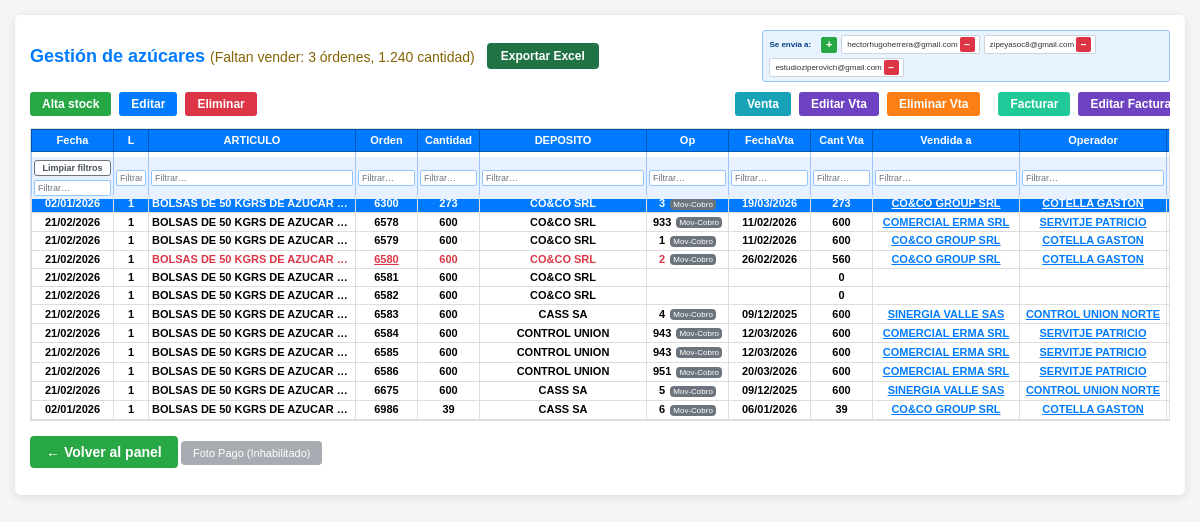
The app's page /gestionar_azucares.php (signed in), older data.
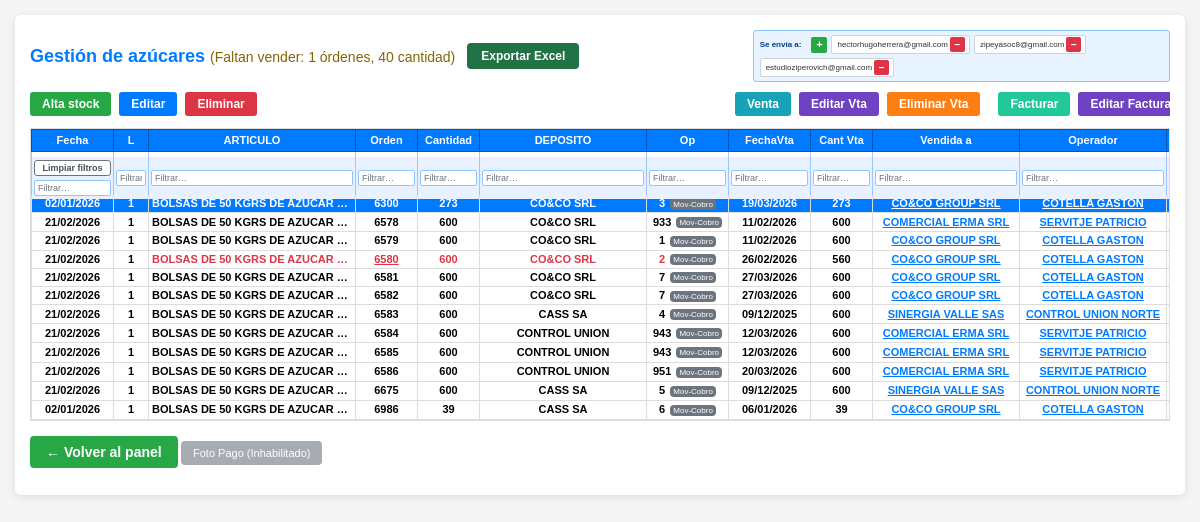
The same page, newer data.
### tables this page shows
CREATE TABLE `stock` (
  `id` int(11) NOT NULL AUTO_INCREMENT,
  `fecha` date NOT NULL,
  `linea` tinyint(4) NOT NULL DEFAULT 1,
  `articulo` varchar(255) NOT NULL DEFAULT '',
  `orden` int(11) NOT NULL DEFAULT 0,
  `cantidad` decimal(12,2) NOT NULL DEFAULT 0.00,
  `deposito` varchar(255) DEFAULT NULL,
  `fecha_vta` date DEFAULT NULL,
  `cant_vta` decimal(12,2) DEFAULT 0.00,
  `vendida_a_id` int(11) DEFAULT NULL,
  `operador_id` int(11) DEFAULT NULL,
  `precio_vta` decimal(12,2) DEFAULT 0.00,
  `fecha_fact` date DEFAULT NULL,
  `cant_fact` decimal(12,2) DEFAULT 0.00,
  `facturada_a_id` int(11) DEFAULT NULL,
  `precio_fac` decimal(12,2) DEFAULT 0.00,
  `n_fact` varchar(50) DEFAULT NULL,
  `n_remt` varchar(50) DEFAULT NULL,
  `liq_prod_pdf_email_enviado` tinyint(1) NOT NULL DEFAULT 0,
  `pdf_liq_prod` varchar(255) DEFAULT NULL,
  `operacion` int(11) DEFAULT NULL,
  `venta_movimiento_id` int(11) DEFAULT NULL,
  `fecha_creacion` timestamp NOT NULL DEFAULT current_timestamp(),
  PRIMARY KEY (`id`),
  KEY `idx_fecha` (`fecha`),
  KEY `idx_orden` (`orden`)
);

CREATE TABLE `usuarios` (
  `id` int(11) NOT NULL AUTO_INCREMENT,
  `apellido` varchar(150) NOT NULL,
  `dni` varchar(20) NOT NULL,
  `cuit` varchar(25) DEFAULT NULL,
  `domicilio` varchar(200) DEFAULT NULL,
  `email` varchar(100) DEFAULT NULL,
  `celular` varchar(20) DEFAULT NULL,
  `consorcio` varchar(100) DEFAULT NULL,
  PRIMARY KEY (`id`)
);

### gestionar_azucares.php (the view, shortened to what the changed rows need)
<?php
include 'db.php';
include_once __DIR__ . '/inc_azucar_destinatarios_factura.php';
$sql_stock = "SELECT s.*,
    v.apellido AS vendida_a_apellido,
    op.apellido AS operador_apellido,
    f.apellido AS facturada_a_apellido
FROM stock s
LEFT JOIN usuarios v ON v.id = s.vendida_a_id
LEFT JOIN usuarios op ON op.id = s.operador_id
LEFT JOIN usuarios f ON f.id = s.facturada_a_id
ORDER BY s.orden ASC, s.fecha DESC, s.id DESC";
$res_stock = mysqli_query($conexion, $sql_stock);
$filas_stock = [];
if ($res_stock) {
    while ($f = mysqli_fetch_assoc($res_stock)) {
        $filas_stock[] = $f;
    }
}
$pendiente_por_orden = [];
$res_pend = mysqli_query($conexion, "SELECT orden, linea, MAX(cantidad) - SUM(IFNULL(cant_vta, 0)) AS pend FROM stock GROUP BY orden, linea");
if ($res_pend) {
    while ($p = mysqli_fetch_assoc($res_pend)) {
        $key = (int)$p['orden'] . '_' . (int)$p['linea'];
        $pendiente_por_orden[$key] = max(0, (int)$p['pend']);
    }
}
$mostrar_link_orden = [];
$res_multi = mysqli_query($conexion, "SELECT orden, linea, COUNT(*) AS n, SUM(IFNULL(cant_vta, 0)) AS tot_vta, MAX(cantidad) - SUM(IFNULL(cant_vta, 0)) AS pend FROM stock GROUP BY orden, linea");
if ($res_multi) {
    while ($m = mysqli_fetch_assoc($res_multi)) {
        $key = (int)$m['orden'] . '_' . (int)$m['linea'];
        $pend = max(0, (int)$m['pend']);
        $totVta = (int)$m['tot_vta'];
        $n = (int)$m['n'];
        $mostrar_link_orden[$key] = ($pend > 0 && $totVta > 0) || ($n > 1);
    }
}
$res_faltan = mysqli_query($conexion, "SELECT COALESCE(SUM(CASE WHEN pend > 0 THEN 1 ELSE 0 END), 0) AS n, COALESCE(SUM(pend), 0) AS total FROM (SELECT orden, linea, MAX(cantidad) AS tot_cant, SUM(IFNULL(cant_vta, 0)) AS tot_vta, MAX(cantidad) - SUM(IFNULL(cant_vta, 0)) AS pend FROM stock GROUP BY orden, linea HAVING pend > 0) AS agrupado");
$faltan_vender = 0;
$faltan_vender_cantidad = 0;
if ($res_faltan && $r = mysqli_fetch_assoc($res_faltan)) {
    $faltan_vender = (int)$r['n'];
    $faltan_vender_cantidad = (float)$r['total'];
}
function fmtFecha($f) {
    if (empty($f) || $f === '0000-00-00') return '';
    return date('d/m/Y', strtotime($f));
}
function fmtNum($n) {
    return $n !== null && $n !== '' ? number_format((float)$n, 2, ',', '.') : '0';
}
?>
<!DOCTYPE html>
<html lang="es">
<head>
</head>
<body onkeydown="var e=event||window.event;if((e.keyCode||e.which)===27){var mf=document.getElementById('modalFotoPago');if(mf&&mf.classList.contains('activo')){if(typeof cancelarModalFotoPago==='function')cancelarModalFotoPago();e.preventDefault();return false;}var mp=document.getElementById('modalPegarPago');if(mp&&mp.classList.contains('activo')){if(typeof cerrarModalPegarPago==='function')cerrarModalPegarPago();e.preventDefault();return false;}var infop=document.getElementById('modalInformeOperador');if(infop&&infop.classList.contains('activo')){if(typeof cerrarModalInformeOperador==='function')cerrarModalInformeOperador();e.preventDefault();return false;}var o=document.getElementById('modalOperacionesOperador');if(o&&o.classList.contains('activo')){if(typeof cerrarModalOperacionesOperador==='function')cerrarModalOperacionesOperador();e.preventDefault();return false;}var mo=document.getElementById('modalMovimientosOrden');if(mo&&mo.classList.contains('activo')){if(typeof cerrarModalMovimientosOrden==='function')cerrarModalMovimientosOrden();e.preventDefault();return false;}var m=document.getElementById('modalMovimientosOperacion');if(m&&m.classList.contains('activo')){if(typeof cerrarModalMovimientosOperacion==='function')cerrarModalMovimientosOperacion();e.preventDefault();return false;}var v=document.getElementById('modalVenta');if(v&&v.classList.contains('activo')){if(typeof cerrarModalVenta==='function')cerrarModalVenta();e.preventDefault();return false;}var f=document.getElementById('modalFactura');if(f&&f.classList.contains('activo')){if(typeof cerrarModalFactura==='function')cerrarModalFactura();e.preventDefault();return false;}var mel=document.getElementById('modalEmailLiqProd');if(mel&&mel.classList.contains('activo')){if(typeof cerrarModalEmailLiqProd==='function')cerrarModalEmailLiqProd();e.preventDefault();return false;}var a=document.getElementById('modalAltaStock');if(a&&a.classList.contains('activo')){if(typeof cerrarModalAltaStock==='function')cerrarModalAltaStock();e.preventDefault();return false;}if(history.length>1){history.back();e.preventDefault();return false;}location.href='index.php';e.preventDefault();return false;}">
    <div class="container">
        <div class="cabecera-azucar-con-mails">
            <div class="cabecera-azucar-titulo-row">
                <h2>Gestión de azúcares <span style="font-size:14px; color:#856404; font-weight:normal;">(Faltan vender: <?= $faltan_vender ?> órdenes, <?= number_format($faltan_vender_cantidad, 0, ',', '.') ?> cantidad)</span></h2>
            </div>
        </div>
        <div class="contenedor-grilla-con-botones">
        <div class="grid-azucar-wrap" id="gridAzucarWrap" tabindex="0" title="Clic acá y usá flechas ↑↓ o la ruedita para moverte">
            <table class="tabla-azucar">
                <thead>
                    <tr>
                        <th class="col-fecha">Fecha</th>
                        <th class="col-l">L</th>
                        <th class="col-articulo">Articulo</th>
                        <th class="col-orden">Orden</th>
                        <th class="col-cantidad">Cantidad</th>
                        <th class="col-deposito">Deposito</th>
                        <th class="col-operacion">Op</th>
                        <th class="col-fechavta">FechaVta</th>
                        <th class="col-cantvta">Cant Vta</th>
                        <th class="col-vendida">Vendida a</th>
                        <th class="col-operador">Operador</th>
                        <th class="col-preciovta">Precio vta</th>
                    </tr>
                    <tr class="fila-filtros-azucar">
                        <th class="col-fecha">
                            <button type="button" class="btn-limpiar-filtros-azucar" id="btnLimpiarFiltrosAzucar" title="Quitar todos los filtros" style="width:100%;margin-bottom:4px;">Limpiar filtros</button>
                            <input type="text" class="filtro-azucar-cell" placeholder="Filtrar…" title="Contiene texto" autocomplete="off">
                        </th>
                        <th class="col-l"><input type="text" class="filtro-azucar-cell" placeholder="Filtrar…" title="Contiene texto" autocomplete="off"></th>
                        <th class="col-articulo"><input type="text" class="filtro-azucar-cell" placeholder="Filtrar…" title="Contiene texto" autocomplete="off"></th>
                        <th class="col-orden"><input type="text" class="filtro-azucar-cell" placeholder="Filtrar…" title="Contiene texto" autocomplete="off"></th>
                        <th class="col-cantidad"><input type="text" class="filtro-azucar-cell" placeholder="Filtrar…" title="Contiene texto" autocomplete="off"></th>
                        <th class="col-deposito"><input type="text" class="filtro-azucar-cell" placeholder="Filtrar…" title="Contiene texto" autocomplete="off"></th>
                        <th class="col-operacion"><input type="text" class="filtro-azucar-cell" placeholder="Filtrar…" title="Contiene texto" autocomplete="off"></th>
                        <th class="col-fechavta"><input type="text" class="filtro-azucar-cell" placeholder="Filtrar…" title="Contiene texto" autocomplete="off"></th>
                        <th class="col-cantvta"><input type="text" class="filtro-azucar-cell" placeholder="Filtrar…" title="Contiene texto" autocomplete="off"></th>
                        <th class="col-vendida"><input type="text" class="filtro-azucar-cell" placeholder="Filtrar…" title="Contiene texto" autocomplete="off"></th>
                        <th class="col-operador"><input type="text" class="filtro-azucar-cell" placeholder="Filtrar…" title="Contiene texto" autocomplete="off"></th>
                        <th class="col-preciovta"><input type="text" class="filtro-azucar-cell" placeholder="Filtrar…" title="Contiene texto" autocomplete="off"></th>
                    </tr>
                </thead>
                <tbody>
                    <?php if (empty($filas_stock)): ?>
                        <tr>
                            <td colspan="18" style="text-align: center; padding: 15px; color: #666;">No hay registros en stock. La tabla ya está creada; podés cargar datos cuando agreguemos el alta/edición.</td>
                        </tr>
                    <?php else: ?>
                        <?php foreach ($filas_stock as $i => $r): ?>
                        <?php
                        $fechaRaw = !empty($r['fecha']) && $r['fecha'] !== '0000-00-00' ? $r['fecha'] : '';
                        $cantVta = (int)($r['cant_vta'] ?? 0);
                        $keyOrden = (int)$r['orden'] . '_' . (int)$r['linea'];
                        $pendOrden = $pendiente_por_orden[$keyOrden] ?? 0;
                        $esCantDiferente = ($pendOrden > 0 && $cantVta > 0);
                        $mostrarLinkOrden = !empty($mostrar_link_orden[$keyOrden]);
                        $clasesFila = ($i === 0 ? 'fila-seleccionada' : '') . ($esCantDiferente ? ' fila-cant-diferente' : '');
                        ?>
                        <tr class="<?= trim($clasesFila) ?>" data-id="<?= (int)$r['id'] ?>"
                            data-fecha="<?= htmlspecialchars($fechaRaw) ?>"
                            data-linea="<?= (int)$r['linea'] ?>"
                            data-articulo="<?= htmlspecialchars($r['articulo'] ?? '') ?>"
                            data-orden="<?= (int)$r['orden'] ?>"
                            data-linea="<?= (int)$r['linea'] ?>"
                            data-orden-pendiente="<?= (int)($pendiente_por_orden[$keyOrden] ?? 0) ?>"
                            data-cantidad="<?= (int)$r['cantidad'] ?>"
                            data-deposito="<?= htmlspecialchars($r['deposito'] ?? '') ?>"
                            data-vendida-a-id="<?= (int)($r['vendida_a_id'] ?? 0) ?>"
                            data-vendida-a-apellido="<?= htmlspecialchars($r['vendida_a_apellido'] ?? '') ?>"
                            data-fechavta="<?= !empty($r['fecha_vta']) && $r['fecha_vta'] !== '0000-00-00' ? $r['fecha_vta'] : '' ?>"
                            data-preciovta="<?= $r['precio_vta'] !== null && $r['precio_vta'] !== '' ? (float)$r['precio_vta'] : '' ?>"
                            data-cantvta="<?= (int)($r['cant_vta'] ?? 0) ?>"
                            data-operacion="<?= (int)($r['operacion'] ?? 0) ?>"
                            data-fechafact="<?= !empty($r['fecha_fact']) && $r['fecha_fact'] !== '0000-00-00' ? $r['fecha_fact'] : '' ?>"
                            data-cantfact="<?= (int)($r['cant_fact'] ?? 0) ?>"
                            data-facturada-a-id="<?= (int)($r['facturada_a_id'] ?? 0) ?>"
                            data-facturada-a-apellido="<?= htmlspecialchars($r['facturada_a_apellido'] ?? '') ?>"
                            data-preciofac="<?= $r['precio_fac'] !== null && $r['precio_fac'] !== '' ? (float)$r['precio_fac'] : '' ?>"
                            data-nfact="<?= htmlspecialchars($r['n_fact'] ?? '') ?>"
                            data-liq-email-enviado="<?= !empty($r['liq_prod_pdf_email_enviado']) ? '1' : '0' ?>"
                            data-nremt="<?= htmlspecialchars($r['n_remt'] ?? '') ?>"
                            data-operador-id="<?= (int)($r['operador_id'] ?? 0) ?>"
                            data-operador-apellido="<?= htmlspecialchars($r['operador_apellido'] ?? '') ?>">
                            <td class="col-fecha"><?= htmlspecialchars(fmtFecha($r['fecha'])) ?></td>
                            <td class="col-l"><?= (int)$r['linea'] ?></td>
                            <td class="col-articulo"><?= htmlspecialchars($r['articulo']) ?></td>
                            <td class="col-orden"><?php if ($mostrarLinkOrden): ?><a href="#" class="link-orden" data-orden="<?= (int)$r['orden'] ?>" data-linea="<?= (int)$r['linea'] ?>" onclick="event.stopPropagation(); abrirModalMovimientosOrden(<?= (int)$r['orden'] ?>, <?= (int)$r['linea'] ?>); return false;" style="text-decoration:underline; color:inherit;"><?= (int)$r['orden'] ?></a><?php else: ?><?= (int)$r['orden'] ?><?php endif; ?></td>
                            <td class="col-cantidad"><?= (int)$r['cantidad'] ?></td>
                            <td class="col-deposito"><?= htmlspecialchars($r['deposito'] ?? '') ?></td>
                            <td class="col-operacion" data-operacion="<?= (int)($r['operacion'] ?? 0) ?>"><?php
                                $op = (int)($r['operacion'] ?? 0);
                                if ($op > 0) {
                                    echo $op . ' <button type="button" class="btn-mov-cobro btn btn-secondary" onclick="event.stopPropagation(); abrirModalMovimientosOperacion(\'' . $op . '\');" title="Movimientos de cobro">Mov-Cobro</button>';
                                } else {
                                    echo '';
                                }
                            ?></td>
                            <td class="col-fechavta"><?= htmlspecialchars(fmtFecha($r['fecha_vta'])) ?></td>
                            <td class="col-cantvta"><?= (int)$r['cant_vta'] ?></td>
                            <td class="col-vendida <?= empty($r['vendida_a_apellido']) ? 'sin-dato' : '' ?>"><?php
                                $vid = (int)($r['vendida_a_id'] ?? 0);
                                $vnom = htmlspecialchars($r['vendida_a_apellido'] ?? '');
                                if ($vid > 0 && $vnom !== '') {
                                    echo '<a href="index.php?usuario_id=' . $vid . '" class="link-comprador" onclick="event.stopPropagation();">' . $vnom . '</a>';
                                } else {
                                    echo $vnom;
                                }
                            ?></td>
                            <td class="col-operador <?= empty($r['operador_apellido']) ? 'sin-dato' : '' ?>"><?php
                                $oid = (int)($r['operador_id'] ?? 0);
                                $onom = htmlspecialchars($r['operador_apellido'] ?? '');
                                if ($oid > 0 && $onom !== '') {
                                    echo '<a href="#" class="link-operador" data-operador-id="' . $oid . '" data-operador-apellido="' . htmlspecialchars($r['operador_apellido'] ?? '', ENT_QUOTES, 'UTF-8') . '">' . $onom . '</a>';
                                } else {
                                    echo $onom;
                                }
                            ?></td>
                            <td class="col-preciovta"><?= fmtNum($r['precio_vta']) ?></td>
                        </tr>
                        <?php endforeach; ?>
                    <?php endif; ?>
                </tbody>
            </table>
        </div>
        </div>
    </div>
</body>
</html>

Row changes from the older to the newer data that the page shows:
changed stock (number 5 of 12 on the later page): operacion (not shown) → "7"; fecha_vta (not shown) → "27/03/2026"; cant_vta "0" → "600"; vendida_a_id empty → 75 (drawn); usuarios.apellido (not shown) → "CO&CO GROUP SRL"; operador_id empty → 81 (drawn); usuarios.apellido (not shown) → "COTELLA GASTON"
changed stock (number 6 of 12 on the later page): operacion (not shown) → "7"; fecha_vta (not shown) → "27/03/2026"; cant_vta "0" → "600"; vendida_a_id empty → 75 (drawn); usuarios.apellido (not shown) → "CO&CO GROUP SRL"; operador_id empty → 81 (drawn); usuarios.apellido (not shown) → "COTELLA GASTON"
Text that changed along with them:
$faltan_vender: "3" → "1"
$faltan_vender_cantidad: "1.240" → "40"
